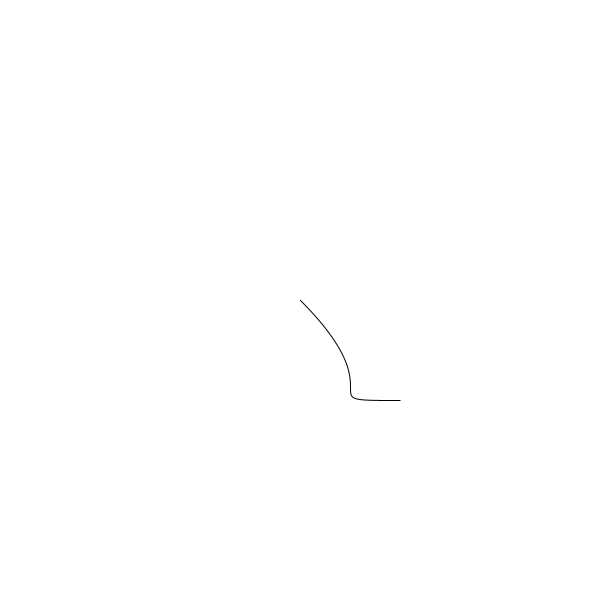
Frame 1 (no input)
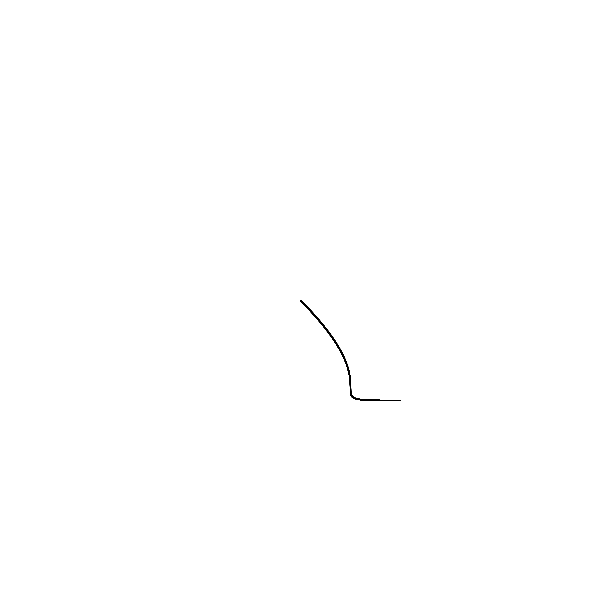
Frame 60 (the mouse pressed at the canvas centre just before this capture)
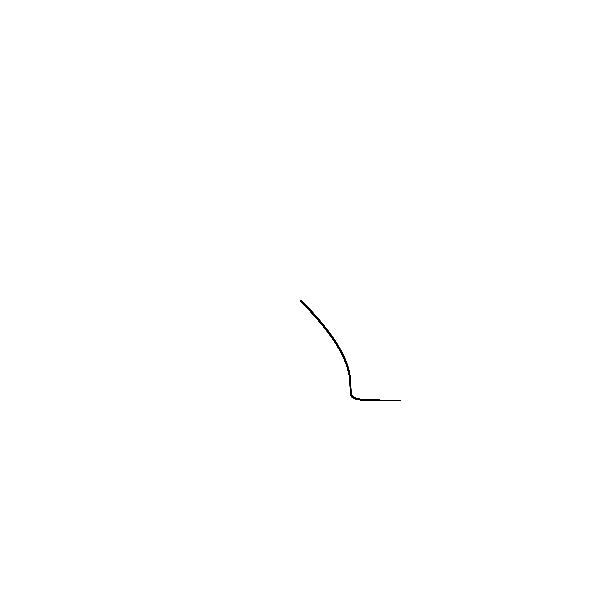
Frame 120 (the mouse held since frame 60 and released just before this capture)

The Processing sketch that drew these frames (run headless with seeded random() and noise(); from frame 60 on, the mouse is pressed at the canvas centre):

// Processing sketch: Draw_Lines_Tomas3
// ── Draw_Lines_Tomas3.pde
ArrayList<PVector> pincel = new ArrayList<PVector>();

void setup() {
  size(600,600);
  mouseX=width/2;
  mouseY=height/2;
  for (int i=0;i<7;i++) {
    pincel.add(new PVector(mouseX, mouseY, 0));
  }
  background(255);
}

void draw() {
  fill(random(255),random(255),random(255),150);
  strokeWeight(1);
  beginShape();
  vertex(pincel.get(0).x,pincel.get(0).y);
  bezierVertex(pincel.get(1).x,pincel.get(1).y,
               pincel.get(2).x,pincel.get(2).y, 
               pincel.get(3).x,pincel.get(3).y);
  bezierVertex(pincel.get(4).x,pincel.get(4).y,
               pincel.get(5).x,pincel.get(5).y, 
               pincel.get(6).x,pincel.get(6).y);
  endShape();
  int r = 100;
  beginShape();
  vertex(pincel.get(0).x,pincel.get(0).y);
  bezierVertex(pincel.get(1).x+r,pincel.get(1).y+r,
               pincel.get(2).x,pincel.get(2).y+r, 
               pincel.get(3).x+r,pincel.get(3).y+r);
  bezierVertex(pincel.get(4).x,pincel.get(4).y+r,
               pincel.get(5).x+r,pincel.get(5).y+r, 
               pincel.get(6).x,pincel.get(6).y);
  endShape();
  
  pincel.remove(0);
  pincel.add(new PVector(mouseX, mouseY, 0));
}
